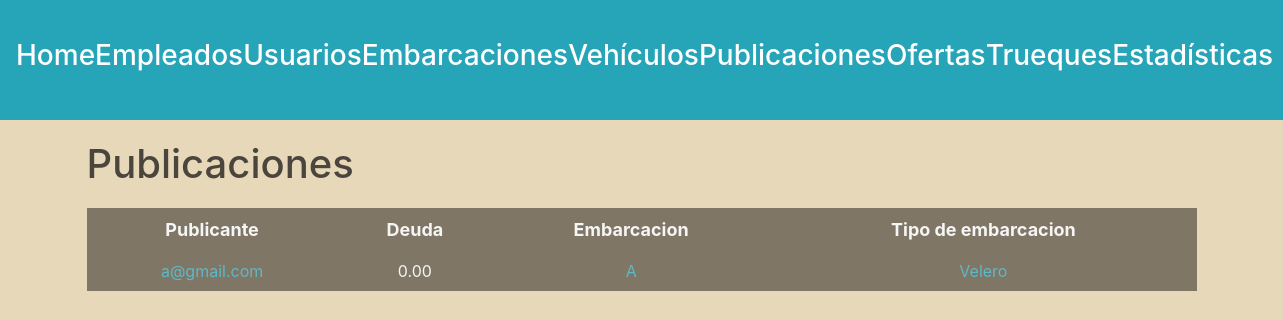
Page /administracion/publicaciones/ (signed in) on the committed database.
### publicaciones/models.py (models this page shows)
class Publicacion(models.Model):
    monto = models.DecimalField(max_digits=15, decimal_places=2, default=0)
    autor = models.ForeignKey(Usuario, on_delete=models.SET_NULL, null=True)
    embarcacion = models.OneToOneField(Embarcacion, on_delete=models.SET_NULL, null=True)
    descripcion = models.CharField(max_length=250)
    oculta = models.BooleanField(default=False)

### usuarios/models.py (models this page shows, shortened)
class Usuario(AbstractBaseUser, PermissionsMixin):
    nombre = models.CharField(max_length=50)
    apellido = models.CharField(max_length=50)
    fecha_nacimiento = models.DateField()
    telefono = models.CharField(max_length=13)
    mail = models.EmailField(max_length=50, unique=True)
    password = models.CharField(max_length=128)
    is_staff= models.BooleanField(default=False)
    is_blocked= models.BooleanField(default=False)
    USERNAME_FIELD = 'mail'
    REQUIRED_FIELDS = ['nombre', 'apellido', 'fecha_nacimiento', 'telefono']

### embarcaciones/models.py (models this page shows)
class Embarcacion(models.Model):
    matricula = models.CharField(max_length=100, unique=True)
    modelo = models.CharField(max_length=100)
    tipo = models.ForeignKey(TipoEmbarcacion, on_delete=models.SET_NULL, null=True)
    m_eslora = models.DecimalField(max_digits=5, decimal_places=2)
    m_manga = models.DecimalField(max_digits=5, decimal_places=2)
    m_calado = models.DecimalField(max_digits=5, decimal_places=2)
    motor = models.BooleanField(default=False)
    deuda = models.DecimalField(max_digits=10, decimal_places=2, default=0)
    sede = models.ForeignKey(Sede, on_delete=models.SET_NULL, null=True)
    dueño = models.ForeignKey(Usuario, on_delete=models.CASCADE)

class TipoEmbarcacion(models.Model):
    clase= models.CharField(max_length=50, unique=True)

### administrador/views.py (the view)
# urls.py: path('administracion/publicaciones/', views.listar_publicaciones, name='lista publicaciones'),
@login_required(login_url=reverse_lazy('home'))
def listar_publicaciones(request):
    user = request.user
    if not user.is_superuser:
        return redirect('home')
    publicaciones = Publicacion.objects.exclude(oculta = True)
    return render(request, 'posts.html', {'publicaciones': publicaciones})

### autenticacion/backend.py (called while the page is built)
    def get_user(self, user_id):
        UserModel = get_user_model()
        try:
            return UserModel.objects.get(pk=user_id)
        except UserModel.DoesNotExist:
            return None

### administrador/templates/posts.html (shortened to what this page needs)
{% extends 'layouts/navbar.html' %}
{% block content %}
<div class="header">
    <h1>Publicaciones</h1>
</div>
{% if publicaciones %}
    <table>
        <thead>
            <tr>
                <th>Publicante</th>
                <th>Deuda</th>
                <th>Embarcacion</th>
                <th>Tipo de embarcacion</th>
            </tr>
        </thead>
        <tbody>
            {% for publicacion in publicaciones %}
                <tr>
                    <td>
                        <a href="{% url 'ver perfil' publicacion.autor.id %}">{{ publicacion.autor.mail }}</a>
                    </td>
                    <td>{{ publicacion.monto }}</td>
                    <td>
                        <a href="{% url 'ver detalle embarcacion' publicacion.embarcacion_id 0%}">{{ publicacion.embarcacion.matricula }}</a>
                    </td>
                    <td>
                        <a href="{% url 'ver detalle publicacion' publicacion.id 0 %}">{{ publicacion.embarcacion.tipo.clase }}</a>
                    </td>
                </tr>
            {% endfor %}
        </tbody>
    </table>
{% else %}
    <h3>No existen publicaciones en la plataforma.</h3>
{% endif %}
{% endblock %}

### administrador/static/styles/main.css (style rules this page uses)
:root { --azul1: #6785b4; --azul2: #26a5b9; --azul3: #a9cecf; --gris: #c4c4be8c; --arena: #c8baa0; }
body { background: #e8d8ba !important; color: #fff; font-family: arial; margin: 0; }
.header { display: flex; justify-content: space-between; align-items: center; margin-bottom: 20px; }
.header h1 { color: #4b463d; margin: 0; }
table { width: 100%; background: #807666; color: whitesmoke; padding: 10px; margin-bottom: 2px; }
table thead th { font-size: 18px; }
table tbody td { font-size: 16px; }
table th, table td { padding: 8px; text-align: center; }
a:link, a:visited { color: #5cb9c7; font-size: 16px; }

### rows in the picture
Publicacion: autor.mail "a@gmail.com", monto "0.00", embarcacion.matricula "A", embarcacion.tipo.clase "Velero"
